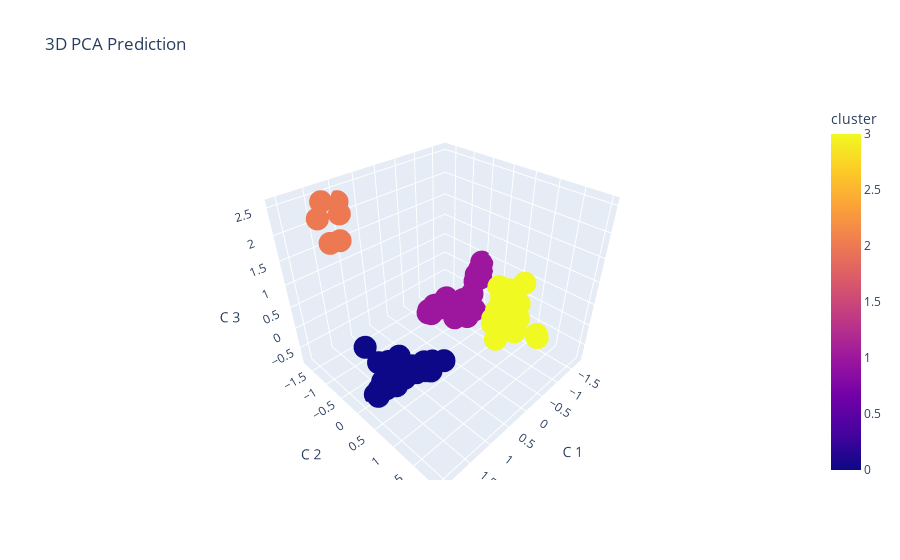

Source (notebook cell):
### Code cell
plot3d(dfpca_kmeans3, "3D PCA Prediction", 'cluster')
